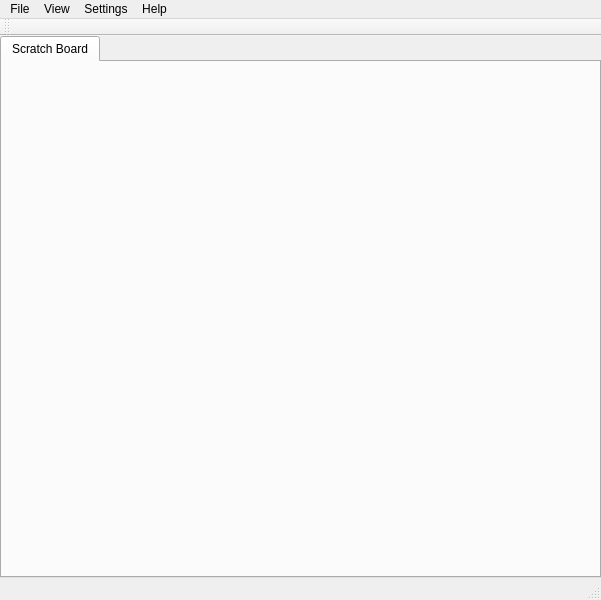
<ui version="4.0" >
 <class>MainWindow</class>
 <widget class="QMainWindow" name="MainWindow" >
  <property name="geometry" >
   <rect>
    <x>0</x>
    <y>0</y>
    <width>601</width>
    <height>600</height>
   </rect>
  </property>
  <property name="windowTitle" >
   <string>Castle</string>
  </property>
  <widget class="QWidget" name="ui_centralwidget" >
   <property name="geometry" >
    <rect>
     <x>0</x>
     <y>46</y>
     <width>601</width>
     <height>530</height>
    </rect>
   </property>
   <layout class="QGridLayout" >
    <property name="margin" >
     <number>0</number>
    </property>
    <item row="0" column="0" >
     <widget class="TabWidget" name="ui_tabWidget" >
      <property name="currentIndex" >
       <number>0</number>
      </property>
      <widget class="QWidget" name="ui_tab" >
       <property name="geometry" >
        <rect>
         <x>0</x>
         <y>0</y>
         <width>597</width>
         <height>501</height>
        </rect>
       </property>
       <attribute name="title" >
        <string>Scratch Board</string>
       </attribute>
      </widget>
     </widget>
    </item>
   </layout>
  </widget>
  <widget class="QMenuBar" name="ui_menubar" >
   <property name="geometry" >
    <rect>
     <x>0</x>
     <y>0</y>
     <width>601</width>
     <height>31</height>
    </rect>
   </property>
   <widget class="QMenu" name="ui_menuFile" >
    <property name="title" >
     <string>File</string>
    </property>
    <addaction name="ui_actionNewGame" />
    <addaction name="ui_actionLoadGame" />
    <addaction name="ui_actionQuit" />
   </widget>
   <widget class="QMenu" name="ui_menuView" >
    <property name="title" >
     <string>View</string>
    </property>
    <addaction name="ui_actionFullscreen" />
    <addaction name="ui_actionPlayButtons" />
    <addaction name="ui_actionGameInfo" />
   </widget>
   <widget class="QMenu" name="ui_menuSettings" >
    <property name="title" >
     <string>Settings</string>
    </property>
    <addaction name="ui_actionConfigure" />
   </widget>
   <widget class="QMenu" name="ui_menuHelp" >
    <property name="title" >
     <string>Help</string>
    </property>
    <addaction name="ui_actionAbout" />
   </widget>
   <addaction name="ui_menuFile" />
   <addaction name="ui_menuView" />
   <addaction name="ui_menuSettings" />
   <addaction name="ui_menuHelp" />
  </widget>
  <widget class="QStatusBar" name="ui_statusBar" >
   <property name="geometry" >
    <rect>
     <x>0</x>
     <y>576</y>
     <width>601</width>
     <height>24</height>
    </rect>
   </property>
  </widget>
  <widget class="QToolBar" name="ui_toolBar" >
   <property name="geometry" >
    <rect>
     <x>0</x>
     <y>31</y>
     <width>601</width>
     <height>15</height>
    </rect>
   </property>
   <property name="windowTitle" >
    <string>toolBar</string>
   </property>
   <attribute name="toolBarArea" >
    <enum>TopToolBarArea</enum>
   </attribute>
   <attribute name="toolBarBreak" >
    <bool>false</bool>
   </attribute>
  </widget>
  <action name="ui_actionNewGame" >
   <property name="text" >
    <string>New Game</string>
   </property>
  </action>
  <action name="ui_actionAbout" >
   <property name="text" >
    <string>About Castle</string>
   </property>
  </action>
  <action name="ui_actionConfigure" >
   <property name="text" >
    <string>Configure Castle</string>
   </property>
  </action>
  <action name="ui_actionLoadGame" >
   <property name="text" >
    <string>Load Game</string>
   </property>
  </action>
  <action name="ui_actionPlayButtons" >
   <property name="checkable" >
    <bool>true</bool>
   </property>
   <property name="checked" >
    <bool>true</bool>
   </property>
   <property name="text" >
    <string>Play Buttons</string>
   </property>
  </action>
  <action name="ui_actionGameInfo" >
   <property name="checkable" >
    <bool>true</bool>
   </property>
   <property name="checked" >
    <bool>true</bool>
   </property>
   <property name="text" >
    <string>Game Info</string>
   </property>
  </action>
  <action name="ui_actionFullscreen" >
   <property name="checkable" >
    <bool>true</bool>
   </property>
   <property name="text" >
    <string>Fullscreen</string>
   </property>
  </action>
  <action name="ui_actionQuit" >
   <property name="text" >
    <string>Quit</string>
   </property>
  </action>
 </widget>
 <customwidgets>
  <customwidget>
   <class>TabWidget</class>
   <extends>QTabWidget</extends>
   <header>tabwidget.h</header>
   <container>1</container>
  </customwidget>
 </customwidgets>
 <resources/>
 <connections/>
</ui>
